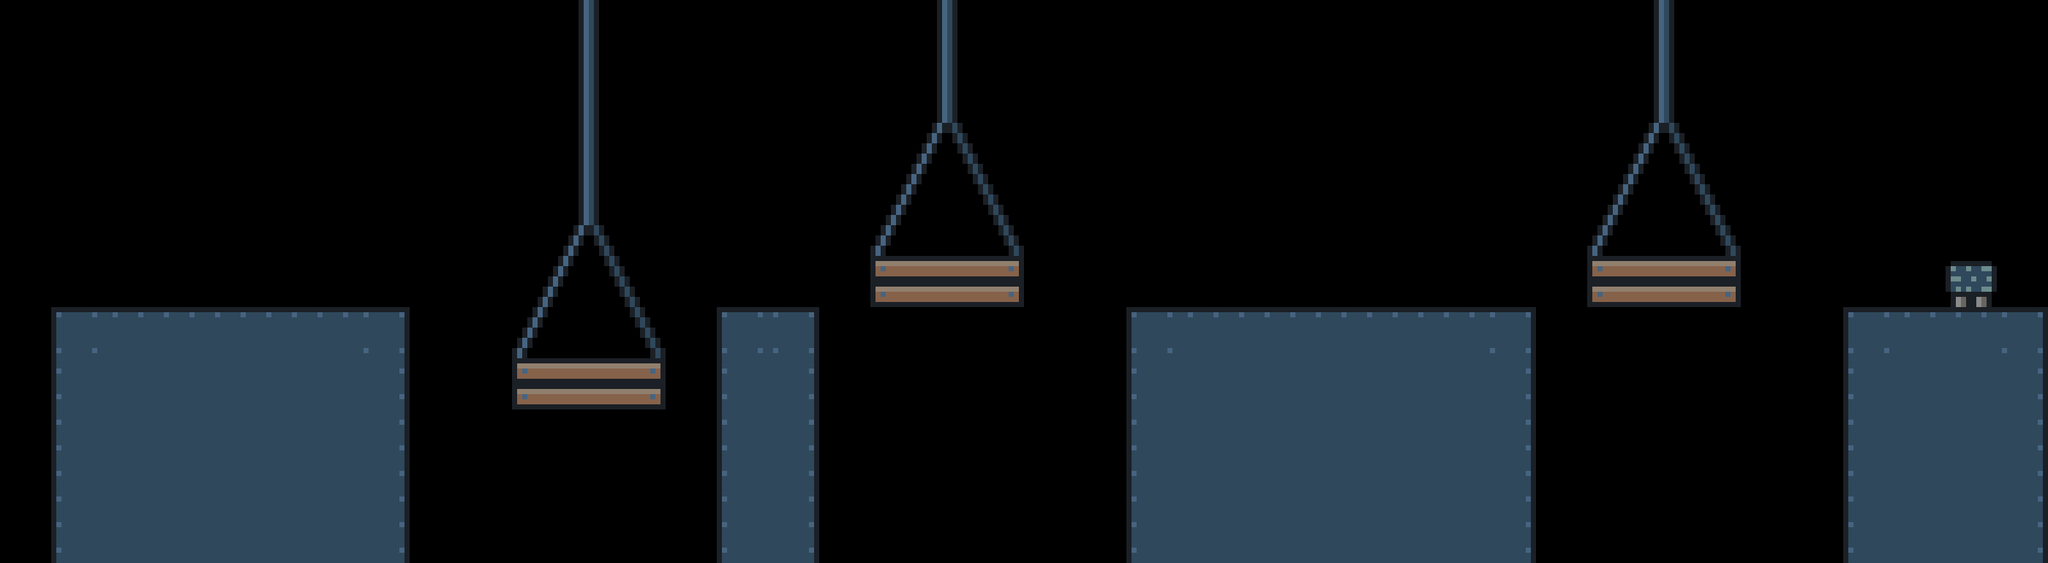

A 2D game scene composited from a Tiled map and its tileset images. What follows is a short description and the map's XML, with every tile layer's data as written:
An orthogonal 40x11 tile map with 70x70 px tiles, 1 tile layer (Tile Layer 1) and 11 objects.

<map version="1.10" tiledversion="1.10.1" orientation="orthogonal" renderorder="right-down" width="40" height="11" tilewidth="70" tileheight="70" infinite="0" nextlayerid="5" nextobjectid="31">
 <editorsettings>
  <export target="levelTwo.lua" format="lua" />
 </editorsettings>
 <tileset firstgid="1" name="SteelPlatforms" tilewidth="70" tileheight="70" tilecount="49" columns="7">
  <image source="Tileset.png" width="490" height="490" />
 </tileset>
 <layer id="1" name="Tile Layer 1" width="40" height="11">
  <data encoding="csv">
0,0,0,0,0,0,0,0,0,0,0,20,0,0,0,0,0,0,20,0,0,0,0,0,0,0,0,0,0,0,0,0,20,0,0,0,0,0,0,0,
0,0,0,0,0,0,0,0,0,0,0,20,0,0,0,0,0,0,20,0,0,0,0,0,0,0,0,0,0,0,0,0,20,0,0,0,0,0,0,0,
0,0,0,0,0,0,0,0,0,0,0,20,0,0,0,0,0,26,27,0,0,0,0,0,0,0,0,0,0,0,0,26,27,0,0,0,0,0,0,0,
0,0,0,0,0,0,0,0,0,0,0,20,0,0,0,0,0,33,34,35,0,0,0,0,0,0,0,0,0,0,0,33,34,35,0,0,0,0,0,0,
0,0,0,0,0,0,0,0,0,0,26,27,0,0,0,0,0,40,41,42,0,0,0,0,0,0,0,0,0,0,0,40,41,42,0,0,0,0,0,0,
0,0,0,0,0,0,0,0,0,0,33,34,35,0,0,0,0,47,48,49,0,0,0,0,0,0,0,0,0,0,0,47,48,49,0,0,0,0,13,0,
0,1,2,2,2,2,2,3,0,0,40,41,42,0,1,3,0,0,0,0,0,0,1,2,2,2,2,2,2,3,0,0,0,0,0,0,1,2,2,3,
0,8,9,9,9,9,9,10,0,0,47,48,49,0,8,10,0,0,0,0,0,0,8,9,9,9,9,9,9,10,0,0,0,0,0,0,8,9,9,10,
0,8,9,9,9,9,9,10,0,0,0,0,0,0,8,10,0,0,0,0,0,0,8,9,9,9,9,9,9,10,0,0,0,0,0,0,8,9,9,10,
0,8,9,9,9,9,9,10,0,0,0,0,0,0,8,10,0,0,0,0,0,0,8,9,9,9,9,9,9,10,0,0,0,0,0,0,8,9,9,10,
0,8,9,9,9,9,9,10,0,0,0,0,0,0,8,10,0,0,0,0,0,0,8,9,9,9,9,9,9,10,0,0,0,0,0,0,8,9,9,10
</data>
 </layer>
 <objectgroup id="4" name="Flag" locked="1">
  <object id="30" x="2660" y="350" width="70" height="70" />
 </objectgroup>
 <objectgroup id="2" name="Platforms" locked="1">
  <object id="13" x="70" y="420" width="490" height="350" />
  <object id="14" x="700" y="490" width="210" height="70" />
  <object id="15" x="980" y="420" width="140" height="350" />
  <object id="16" x="1190" y="350" width="210" height="70" />
  <object id="18" x="2170" y="350" width="210" height="70" />
  <object id="24" x="1540" y="420" width="560" height="350" />
  <object id="25" x="2520" y="420" width="280" height="350" />
 </objectgroup>
 <objectgroup id="3" name="Enemies" locked="1">
  <object id="27" x="1820" y="350" width="70" height="70" />
  <object id="28" x="1260" y="280" width="70" height="70" />
  <object id="29" x="2240" y="280" width="70" height="70" />
 </objectgroup>
</map>